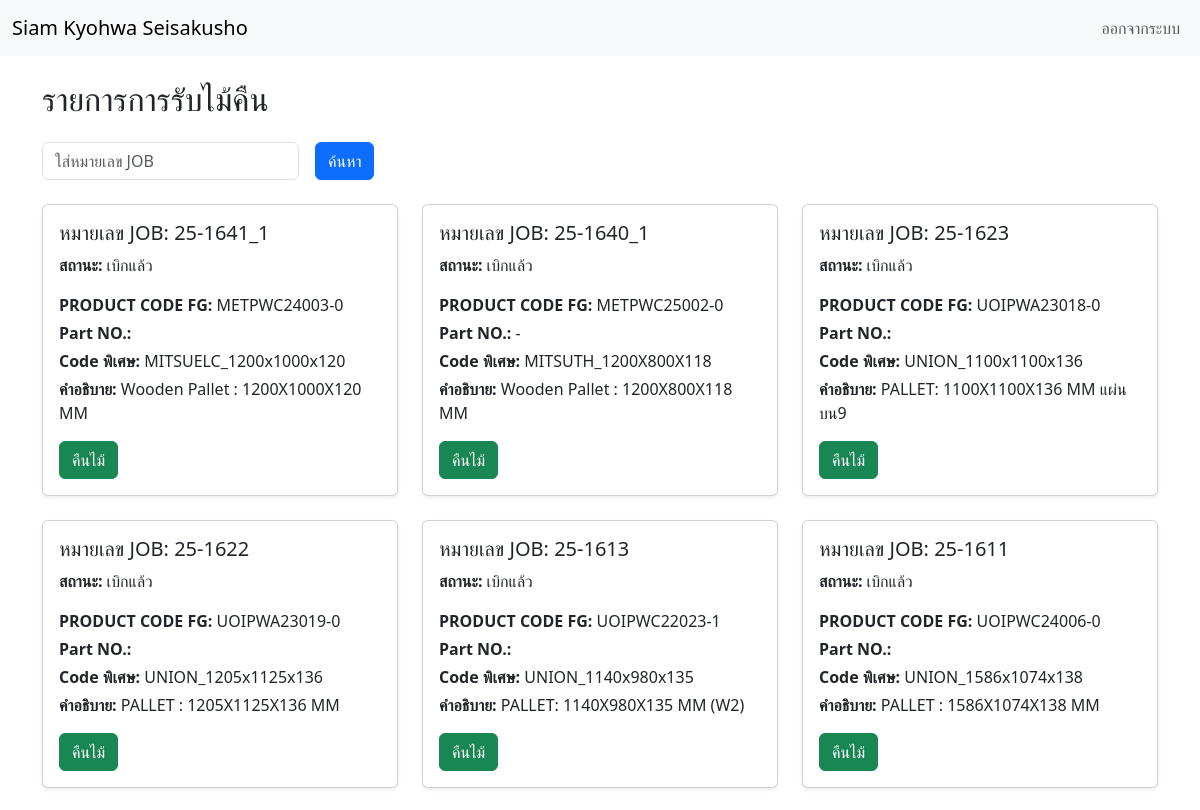
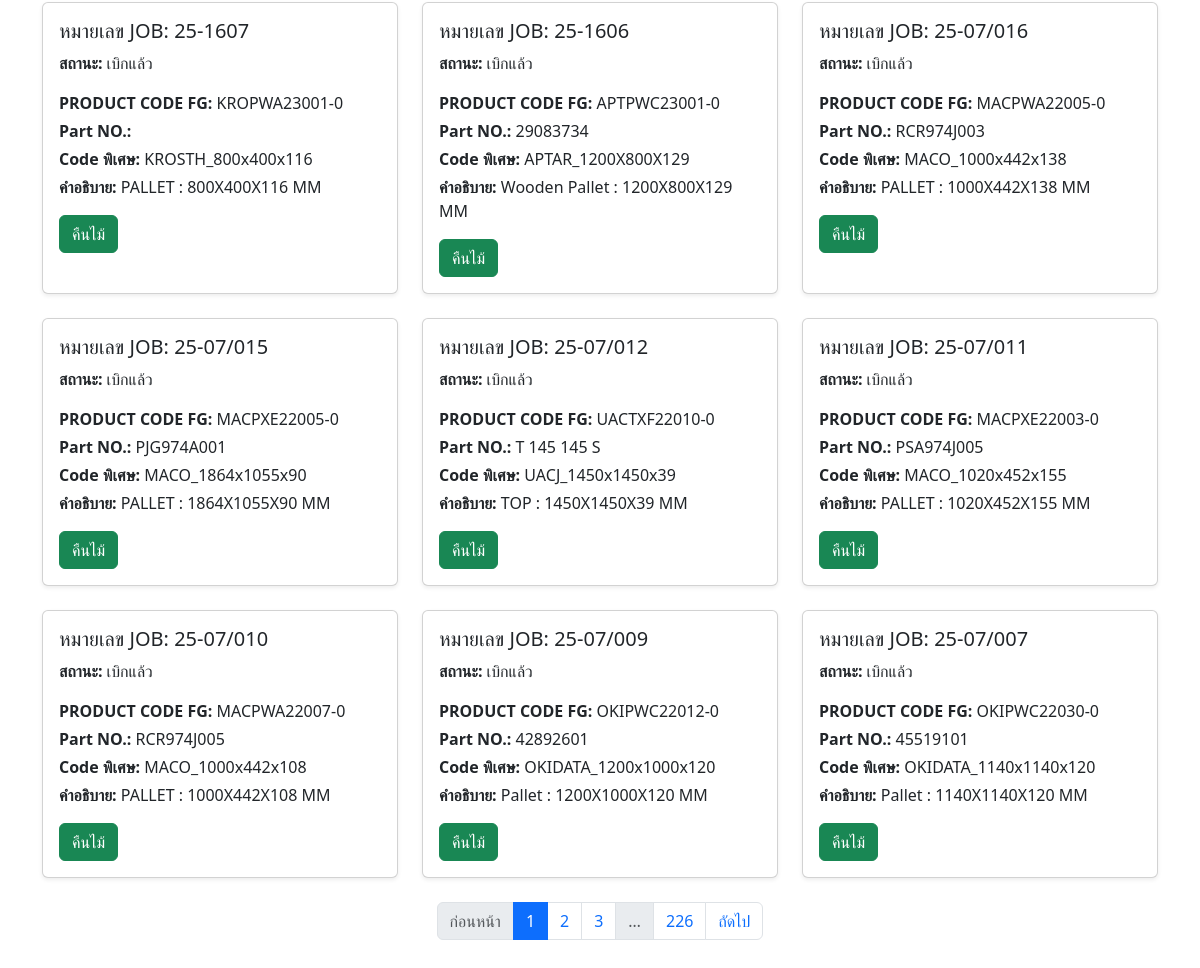
/return_list.php, run on the app's committed database (2 pictures, top to bottom).
### tables this page shows
CREATE TABLE IF NOT EXISTS `prod_list` (
  `prod_id` int(11) NOT NULL AUTO_INCREMENT,
  `prod_code` varchar(50) DEFAULT NULL,
  `customer_id` int(11) DEFAULT NULL,
  `code_cus_size` text DEFAULT NULL,
  `prod_type` varchar(50) DEFAULT NULL,
  `prod_partno` varchar(50) DEFAULT NULL,
  `length` int(11) DEFAULT NULL,
  `width` int(11) DEFAULT NULL,
  `thickness` int(11) DEFAULT NULL,
  `prod_description` text DEFAULT NULL,
  PRIMARY KEY (`prod_id`)
);

### return_list.php (the view, shortened to what this page needs)
<?php
include('config_db.php');
$items_per_page = 15;
$current_page = isset($_GET['page']) && is_numeric($_GET['page']) ? (int)$_GET['page'] : 1;
$offset = ($current_page - 1) * $items_per_page;
$search_value = isset($_GET['search']) ? trim($_GET['search']) : '';
$search_condition = '';
$status_list = [
    'เบิกแล้ว',
    'ปิดสำเร็จ',
    'ยกเลิก',
    'รอยืนยันการสั่งจ่าย',
    'สั่งจ่ายแล้ว'
];
$status_in = "'" . implode("','", $status_list) . "'";
$jobs_query = "
    SELECT DISTINCT job_id
    FROM wood_issue
    WHERE issue_status IN ({$status_in})
    {$search_condition}
    ORDER BY creation_date DESC
    LIMIT {$items_per_page}
    OFFSET {$offset}
";
$total_jobs_query = "
    SELECT COUNT(DISTINCT job_id) AS total
    FROM wood_issue
    WHERE issue_status IN ({$status_in})
    {$search_condition}
";
$jobs_result = mysqli_query($conn, $jobs_query);
$total_jobs_result = mysqli_query($conn, $total_jobs_query);
$total_jobs_row = mysqli_fetch_assoc($total_jobs_result);
$total_jobs = (int) $total_jobs_row['total'];
$total_pages = ceil($total_jobs / $items_per_page);
?>
<!DOCTYPE html>
<html lang="th">
<head>
    <link href="https://cdn.jsdelivr.net/npm/bootstrap@5.3.3/dist/css/bootstrap.min.css" rel="stylesheet">
</head>
<body>
<?php include('navbar.php'); ?>
<div class="container py-4">
    <h2 class="mb-4">รายการการรับไม้คืน</h2>
    <form method="GET" class="row g-3 mb-4">
        <div class="col-auto">
            <input type="text" class="form-control" id="search" name="search" placeholder="ใส่หมายเลข JOB"
                   value="<?php echo htmlspecialchars($search_value, ENT_QUOTES); ?>">
        </div>
        <div class="col-auto">
            <button type="submit" class="btn btn-primary">ค้นหา</button>
        </div>
    </form>
    <div class="row">
        <?php if (mysqli_num_rows($jobs_result) > 0): ?>
            <?php while ($row = mysqli_fetch_assoc($jobs_result)): ?>
                <?php
                $job_id = $row['job_id'];
                $status_query = "SELECT issue_status FROM wood_issue WHERE job_id = '" . mysqli_real_escape_string($conn, $job_id) . "' ORDER BY creation_date DESC LIMIT 1";
                $status_result = mysqli_query($conn, $status_query);
                $status_row = mysqli_fetch_assoc($status_result);
                $issue_status = $status_row['issue_status'];
                switch ($issue_status) {
                    case 'เบิกแล้ว':          $icon = 'fas fa-info-circle text-info'; break;
                }
                $product_codes_query = "SELECT product_code FROM wood_issue WHERE job_id = '" . mysqli_real_escape_string($conn, $job_id) . "'";
                $prod_details = [];
                $product_codes_result = mysqli_query($conn, $product_codes_query);
                while ($product_row = mysqli_fetch_assoc($product_codes_result)) {
                    $prod_code = mysqli_real_escape_string($conn, $product_row['product_code']);
                    $prod_query = "SELECT prod_partno, code_cus_size, prod_description FROM prod_list WHERE prod_code = '{$prod_code}' LIMIT 1";
                    $prod_result = mysqli_query($conn, $prod_query);
                    if ($prod = mysqli_fetch_assoc($prod_result)) {
                        $prod_details[] = [
                            'prod_partno'     => $prod['prod_partno'],
                            'code_cus_size'   => $prod['code_cus_size'],
                            'prod_description'=> $prod['prod_description'],
                            'product_code'    => $prod_code
                        ];
                    }
                }
                ?>
                <div class="col-md-4 mb-4">
                    <div class="card h-100 shadow-sm">
                        <div class="card-body">
                            <h5 class="card-title">หมายเลข JOB: <?php echo htmlspecialchars($job_id); ?></h5>
                            <p class="card-text"><strong>สถานะ: <i class="<?php echo $icon; ?>"></i></strong> <?php echo htmlspecialchars($issue_status); ?></p>
                            <?php foreach ($prod_details as $prod): ?>
                                <p class="card-text mb-1"><strong>PRODUCT CODE FG:</strong> <?php echo htmlspecialchars($prod['product_code']); ?></p>
                                <p class="card-text mb-1"><strong>Part NO.:</strong> <?php echo htmlspecialchars($prod['prod_partno']); ?></p>
                                <p class="card-text mb-1"><strong>Code พิเศษ:</strong> <?php echo htmlspecialchars($prod['code_cus_size']); ?></p>
                                <p class="card-text mb-3"><strong>คำอธิบาย:</strong> <?php echo htmlspecialchars($prod['prod_description']); ?></p>
                            <?php endforeach; ?>
                            <a href="return_wood.php?job_code=<?php echo urlencode($job_id); ?>" class="btn btn-success">คืนไม้</a>
                        </div>
                    </div>
                </div>
            <?php endwhile; ?>
        <?php else: ?>
            <p class="text-muted">ไม่พบข้อมูลที่ค้นหา</p>
        <?php endif; ?>
    </div>
    <?php if ($total_pages > 1): ?>
    <nav aria-label="Page navigation">
        <?php
        $range = 2;
        ?>
        <ul class="pagination justify-content-center">
            <?php
            $prev = $current_page - 1;
            ?>
            <li class="page-item <?php echo ($current_page <= 1 ? 'disabled' : ''); ?>">
                <a class="page-link" href="?page=<?php echo max(1, $prev); ?>&search=<?php echo urlencode($search_value); ?>">ก่อนหน้า</a>
            </li>
            <?php for ($i = 1; $i <= $total_pages; $i++): ?>
                <?php if ($i == 1 || $i == $total_pages || ($i >= $current_page - $range && $i <= $current_page + $range)): ?>
                    <li class="page-item <?php echo ($i === $current_page ? 'active' : ''); ?>">
                        <a class="page-link" href="?page=<?php echo $i; ?>&search=<?php echo urlencode($search_value); ?>"><?php echo $i; ?></a>
                    </li>
                <?php elseif ($i == 2 && $current_page - $range > 2): ?>
                    <li class="page-item disabled"><span class="page-link">…</span></li>
                <?php elseif ($i == $total_pages - 1 && $current_page + $range < $total_pages - 1): ?>
                    <li class="page-item disabled"><span class="page-link">…</span></li>
                <?php endif; ?>
            <?php endfor; ?>
            <?php
            $next = $current_page + 1;
            ?>
            <li class="page-item <?php echo ($current_page >= $total_pages ? 'disabled' : ''); ?>">
                <a class="page-link" href="?page=<?php echo min($total_pages, $next); ?>&search=<?php echo urlencode($search_value); ?>">ถัดไป</a>
            </li>
        </ul>
    </nav>
    <?php endif; ?>
</div>
</body>
</html>

### data on the page
prod_list: product_code "METPWC24003-0", code_cus_size "MITSUELC_1200x1000x120", prod_description "Wooden Pallet : 1200X1000X120 MM"
prod_list: product_code "METPWC25002-0", prod_partno "-", code_cus_size "MITSUTH_1200X800X118", prod_description "Wooden Pallet : 1200X800X118 MM"
prod_list: product_code "UOIPWA23018-0", code_cus_size "UNION_1100x1100x136", prod_description "PALLET: 1100X1100X136 MM แผ่นบน9"
prod_list: product_code "UOIPWA23019-0", code_cus_size "UNION_1205x1125x136", prod_description "PALLET : 1205X1125X136 MM"
prod_list: product_code "UOIPWC22023-1", code_cus_size "UNION_1140x980x135", prod_description "PALLET: 1140X980X135 MM (W2)"
prod_list: product_code "UOIPWC24006-0", code_cus_size "UNION_1586x1074x138", prod_description "PALLET : 1586X1074X138 MM"
prod_list: product_code "KROPWA23001-0", code_cus_size "KROSTH_800x400x116", prod_description "PALLET : 800X400X116 MM"
prod_list: product_code "APTPWC23001-0", prod_partno "29083734", code_cus_size "APTAR_1200X800X129", prod_description "Wooden Pallet : 1200X800X129 MM"
prod_list: product_code "MACPWA22005-0", prod_partno "RCR974J003", code_cus_size "MACO_1000x442x138", prod_description "PALLET : 1000X442X138 MM"
prod_list: product_code "MACPXE22005-0", prod_partno "PJG974A001", code_cus_size "MACO_1864x1055x90", prod_description "PALLET : 1864X1055X90 MM"
prod_list: product_code "UACTXF22010-0", prod_partno "T 145 145 S", code_cus_size "UACJ_1450x1450x39", prod_description "TOP : 1450X1450X39 MM"
prod_list: product_code "MACPXE22003-0", prod_partno "PSA974J005", code_cus_size "MACO_1020x452x155", prod_description "PALLET : 1020X452X155 MM"
prod_list: product_code "MACPWA22007-0", prod_partno "RCR974J005", code_cus_size "MACO_1000x442x108", prod_description "PALLET : 1000X442X108 MM"
prod_list: product_code "OKIPWC22012-0", prod_partno "42892601", code_cus_size "OKIDATA_1200x1000x120", prod_description "Pallet : 1200X1000X120 MM"
prod_list: product_code "OKIPWC22030-0", prod_partno "45519101", code_cus_size "OKIDATA_1140x1140x120", prod_description "Pallet : 1140X1140X120 MM"

### other printed values
$job_id "25-1641_1"
$issue_status "เบิกแล้ว"
$job_id "25-1640_1"
$job_id "25-1623"
$job_id "25-1622"
$job_id "25-1613"
$job_id "25-1611"
$job_id "25-1607"
$job_id "25-1606"
$job_id "25-07/016"
$job_id "25-07/015"
$job_id "25-07/012"
$job_id "25-07/011"
$job_id "25-07/010"
$job_id "25-07/009"
